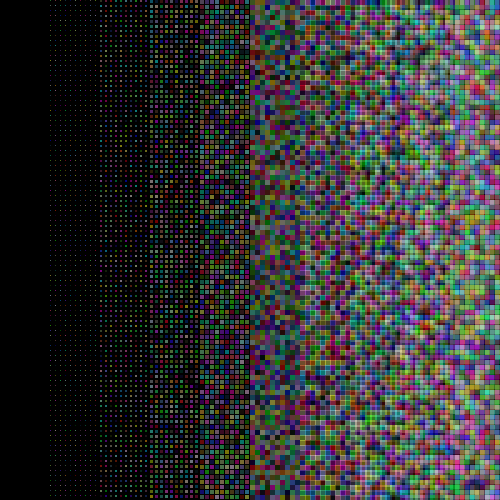
Frame 1 (no input)
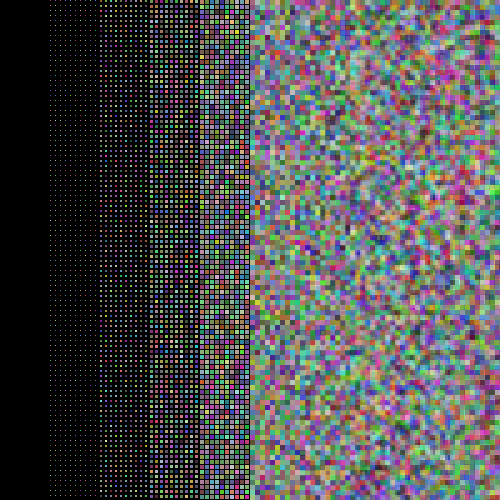
Frame 60 (the mouse pressed at the canvas centre just before this capture)
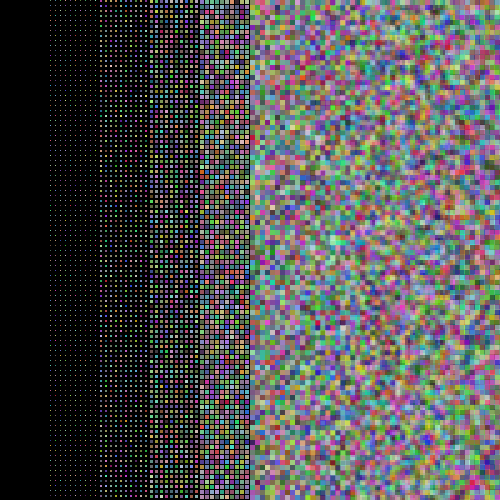
Frame 120 (the mouse held since frame 60 and released just before this capture)

The Processing sketch that drew these frames (run headless with seeded random() and noise(); from frame 60 on, the mouse is pressed at the canvas centre):

// Processing sketch: pattern1
// ── pattern1.pde
void setup(){
size(500,500);
background(0);
}

void draw(){
  for(int j= 0; j < height; j++){
    for(int i=0; i < width; i++){
    fill(random(255), random(255), random(255), 127);
    noStroke();
    rect(5*i, j*5, i/10,i/10);
    }
  }
  
}
